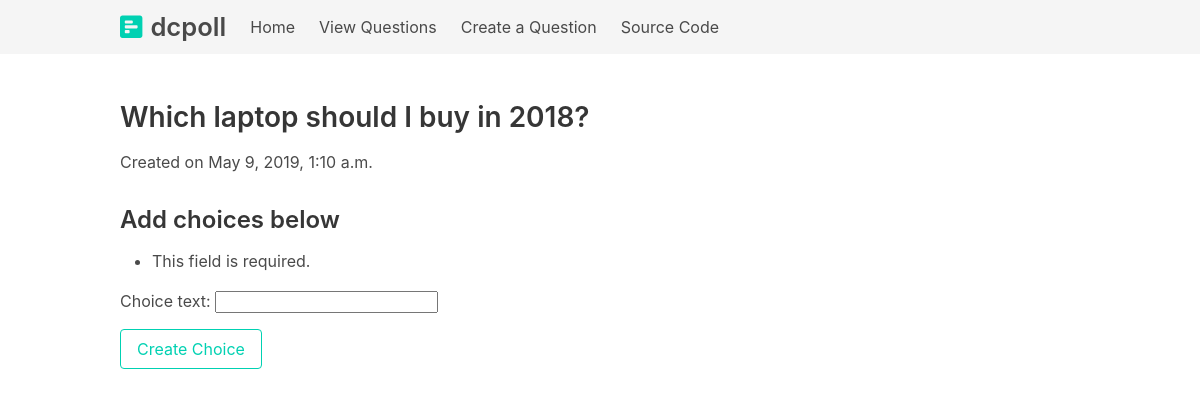
Screenshot of /polls/create-choice/10/ with the database file from the repository.
### polls/models.py (models this page shows, shortened)
class Question(models.Model):
    question_text = models.CharField(max_length=200)
    pub_date = models.DateTimeField(auto_now=True)

### polls/views.py (the view, shortened to what this page needs)
# urls.py: path('polls/create-choice/<int:question_id>/', polls_create_choice, name='polls-create-choice'),
def polls_create_choice(request, question_id):
    form = RawChoiceForm(request.GET)
    errors = None
    question = Question.objects.get(id=question_id)
    context = {'title':'Polls Create Choices','form': form, 'errors':errors, 'question':question}
    return render(request, 'create-choice.html', context)

### polls/forms.py
class RawChoiceForm(forms.Form):
	choice_text = forms.CharField()

### templates/create-choice.html
{% extends 'base.html' %}
{% block content %}
<section class="section">
	<section class="container">
		<article class="content">
			<h2>{{ question.question_text }}</h2>
			<p>Created on {{question.pub_date}}</p>
			<h3>Add choices below</h3>
			<form class="form" method='POST'> {% csrf_token %}
				{{ form.as_p }}
				<input class="button is-primary is-outlined" type="submit" value="Create Choice">
			</form>
		</article>
	</section>
</section>
{% endblock content %}

### rows the page displays
Question: question_text "Which laptop should I buy in 2018?", pub_date "May 9, 2019, 1:10 a.m."
